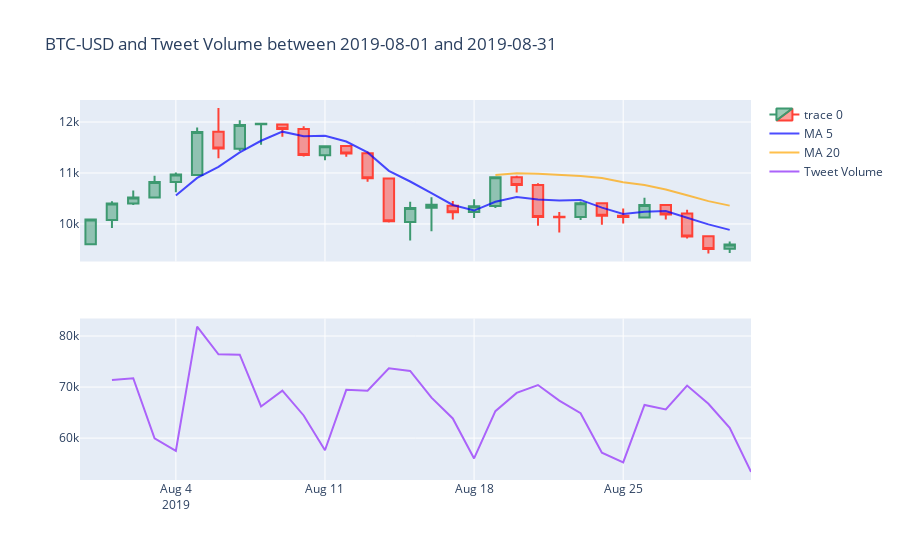

Notebook source saved alongside this figure:
### Code cell
symbol = 'BTC-USD'
btc = yf.download(symbol, start='2019-08-01', end='2019-08-31')

fig = sub.make_subplots(rows=2, cols=1, shared_xaxes=True)
fig.add_trace(go.Candlestick(x=btc.index,
  open=btc['Open'],
  high=btc['High'],
  low=btc['Low'],
  close=btc['Close']))


# add moving averages to df
btc['MA20'] = btc['Close'].rolling(window=20).mean()
btc['MA5'] = btc['Close'].rolling(window=5).mean()

fig.add_trace(go.Scatter(x=btc.index, 
                         y=btc['MA5'], 
                         opacity=0.7, 
                         line=dict(color='blue', width=2), 
                         name='MA 5'))
fig.add_trace(go.Scatter(x=btc.index, 
                         y=btc['MA20'], 
                         opacity=0.7, 
                         line=dict(color='orange', width=2), 
                         name='MA 20'))

# remove rangeslider
fig.update_layout(xaxis_rangeslider_visible=False)
# add chart title 
fig.update_layout(title="BTC-USD and Tweet Volume between 2019-08-01 and 2019-08-31")

# Plot volume trace on 2nd row 
fig.add_trace(go.Scatter(x=tweet_date['Date'], 
                    y=tweet_date['Count'],
                    name='Tweet Volume'), row=2, col=1)

fig.show()
